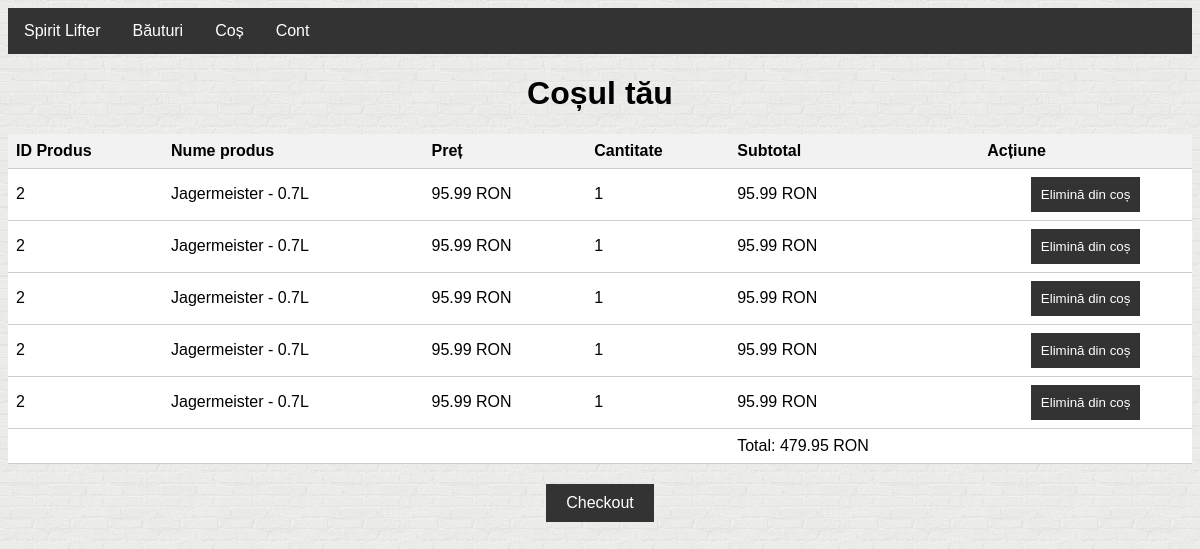
Page /basket.php (signed in) on the committed database.
### tables this page shows
CREATE TABLE `basket` (
  `id` int(11) NOT NULL,
  `productID` int(11) NOT NULL,
  `productNAME` varchar(255) DEFAULT NULL,
  `userID` int(11) NOT NULL,
  `quantity` int(11) NOT NULL
);

CREATE TABLE `produse` (
  `id` int(11) NOT NULL,
  `nume` varchar(255) NOT NULL,
  `tip` varchar(255) DEFAULT NULL,
  `pret` float NOT NULL,
  `img` varchar(255) NOT NULL
);

### basket.php (the view, shortened to what this page needs)
<!DOCTYPE html>
<html lang="en">
<head>
    <link rel="stylesheet" href="styles/navbar.css">
    <link rel="stylesheet" href="styles/body.css">
    <link rel="stylesheet" href="styles/main.css">
    <link rel="stylesheet" href="styles/basket.css">
</head>
<body>
    <div id="navPlaceholder"></div>
    <main>
        <h1 class="header">Coșul tău</h1>
        <?php
        $servername = "localhost";
        $username = "root";
        $password = "";
        $dbname = "spiritlifter";
        $conn = new mysqli($servername, $username, $password, $dbname);
        if (isset($_SESSION['email'])) {
            $email = $_SESSION['email'];
            $userQuery = "SELECT id FROM accounts WHERE email='$email'";
            $userResult = $conn->query($userQuery);
            if ($userResult->num_rows > 0) {
                $userRow = $userResult->fetch_assoc();
                $user_id = $userRow['id'];
                $basketQuery = "SELECT basket.id, basket.productID, produse.nume, produse.pret, basket.quantity FROM basket INNER JOIN produse ON basket.productID = produse.id WHERE basket.userID='$user_id'";
                $basketResult = $conn->query($basketQuery);
                if ($basketResult->num_rows > 0) {
                    echo "<table class=\"table\">";
                    echo "<tr><th>ID Produs</th><th>Nume produs</th><th>Preț</th><th>Cantitate</th><th>Subtotal</th><th>Acțiune</th></tr>";
                    $totalPrice = 0;
                    while ($row = $basketResult->fetch_assoc()) {
                        $itemID = $row['id'];
                        $productID = $row['productID'];
                        $productName = $row['nume'];
                        $productPrice = $row['pret'];
                        $quantity = $row['quantity'];
                        $subtotal = $productPrice * $quantity;
                        echo "<tr>";
                        echo "<td>$productID</td>";
                        echo "<td>$productName</td>";
                        echo "<td>$productPrice RON</td>";
                        echo "<td>$quantity</td>";
                        echo "<td>$subtotal RON</td>";
                        echo "<td><button class=\"deleteItem\" onclick=\"deleteItem($itemID)\">Elimină din coș</button></td>";
                        echo "</tr>";
                        $totalPrice += $subtotal;
                    }
                    echo "<tr><td colspan='4'></td><td>Total: $totalPrice RON</td><td></td></tr>";
                    echo "</table>";
                    echo "<button class=\"checkoutButton\" onclick=\"checkout()\">Checkout</button>";
                } else {
                    echo "<div class=\"emptyBasket\">";
                    echo "<p>Coșul tău este gol.</p>";
                    echo "<p><a href=\"index.php\">Adaugă produse în coș</a>.</p>";
                    echo "</div>";
                }
            } else {
                echo "Utilizator negăsit.";
            }
        } else {
                    echo "<div class=\"userNotLoggedIn\">";
                    echo "<p>Trebuie să fii conectat pentru a vedea conținutul coșului.</p>";
                    echo "<p><a href=\"login.php\">Conectează-te</a>.</p>";
                    echo "</div>";
        }
        ?>
    </main>
</body>
</html>

### styles/body.css (style rules this page uses)
body { font-family: Arial, Helvetica, sans-serif; background-color: #fefffc; background-image: url("../img/brick-wall.png"); }

### styles/basket.css (style rules this page uses)
.table { width: 100%; border-collapse: collapse; margin-bottom: 20px; }
.table th, .table td { padding: 8px; text-align: left; border-bottom: 1px solid #ccc; }
.table th { background-color: #f2f2f2; }
.table td { background-color: #fff; }
.table td:last-child { text-align: center; }
.table td .deleteItem { cursor: pointer; background-color: #333; color: white; border: none; padding: 10px; }
.header { text-align: center; }
.checkoutButton { background-color: #333; color: white; border: none; padding: 10px 20px; font-size: 16px; cursor: pointer; margin-top: 20px; display: block; margin: 0 auto; }

### rows in the picture
basket: productID "2", produse.nume "Jagermeister - 0.7L", produse.pret "95.99", quantity "1"
basket: productID "2", produse.nume "Jagermeister - 0.7L", produse.pret "95.99", quantity "1"
basket: productID "2", produse.nume "Jagermeister - 0.7L", produse.pret "95.99", quantity "1"
basket: productID "2", produse.nume "Jagermeister - 0.7L", produse.pret "95.99", quantity "1"
basket: productID "2", produse.nume "Jagermeister - 0.7L", produse.pret "95.99", quantity "1"

### other values in the picture
$totalPrice "479.95"
